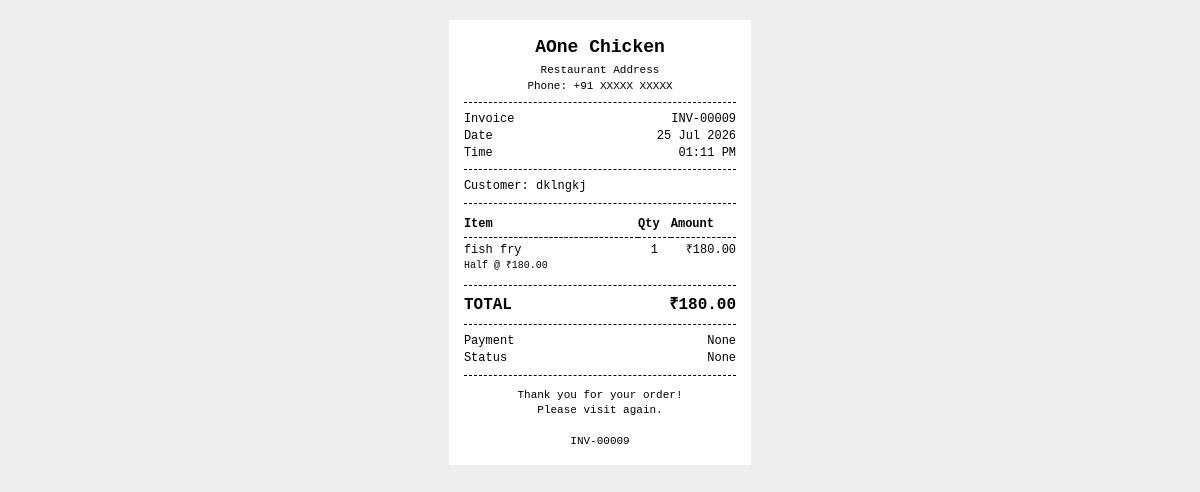
The app's page /demo/generate_invoice/9/ with its own data.
### Demo/models/orders.py (models this page shows, shortened)
class Order(models.Model):
    STATUS_CHOICES=(
        ("Preparing","preparing"),
        ("Accepted","accepted"),
        ("Ready To Collect","ready to collect"),
        ("Delivered","delivered")
    )
    PAYMENT_STATUS_CHOICES=(
        ("Pending","pending"),
        ("Paid","paid")
    )
    PAYMENT_TYPE=(
        ("Online","online"),
        ("Offline","offline")
    )
    CustName = models.CharField(
        max_length=100,
        null=True,
        blank=True
    )
    Phone = models.CharField(
        max_length=15,
        null=True,
        blank=True
    )
    Items= models.JSONField(
        default=list,
        blank=True,
        null=True
    )
    Total = models.DecimalField(
        max_digits=10,
        decimal_places=2,
        validators=[MinValueValidator(Decimal('0.01'))],
        null=True,
        blank=True
    )
    Car_number = models.CharField(
        max_length=20,
        null=True,
        blank=True
    )
    Table_number = models.PositiveIntegerField(
        null=True,
        blank=True
    )
    Status = models.CharField(
        max_length=20,
        choices=STATUS_CHOICES,
        default='Preparing'
    )
    Staff = models.CharField(
        null=True,
        blank=True
    )
    Payment_Status = models.CharField(
        max_length=20,
        choices=PAYMENT_STATUS_CHOICES,
        blank=True,
        null=True
    )
    Payment_Type = models.CharField(
        max_length=10,
        choices=PAYMENT_TYPE,
        blank=True,
        null=True
    )
    created_at = models.DateTimeField(
        auto_now_add=True
    )

### Demo/views/invoice_views.py (the view)
# urls.py: path('generate_invoice/<int:order_id>/',generate_invoice,name="generate_bill")
def generate_invoice(
        request,
        order_id
):
    invoice = Invoice_Service.generate_bill(
        order_id=order_id
    )
    return render(
        request,
        "invoice.html",
        {
            "invoice": invoice
        }
    )

### Demo/selectors/order_selector.py (called while the page is built)
def get_order_by_id(
        order_id
):
    return (
        Order.objects
        .get(id=order_id)
    )

### Demo/services/invoice_services.py (called while the page is built)
    @staticmethod
    def generate_bill(order_id):
        order = get_order_by_id(order_id)
        invoice = {
            "invoice_number": f"INV-{order.id:05d}",
            "customer": {
                "name": order.CustName,
                "phone": order.Phone,
                "car_number": order.Car_number,
                "table_number": order.Table_number,
            },
            "items": order.Items,
            "total": order.Total,
            "order": {
                "status": order.Status,
                "staff": order.Staff,
                "payment_status": order.Payment_Status,
                "payment_type": order.Payment_Type,
                "created_at": order.created_at,
            }
        }
        return invoice

### Demo/templates/invoice.html (shortened to what this page needs)
<!DOCTYPE html>
<html lang="en">
<head>
</head>
<body>
<div class="receipt">
    <div class="center">
        <div class="restaurant-name">
            AOne Chicken
        </div>
        <div class="restaurant-info">
            Restaurant Address
        </div>
        <div class="restaurant-info">
            Phone: +91 XXXXX XXXXX
        </div>
    </div>
    <div class="divider"></div>
    <div class="info-row">
        <span>Invoice</span>
        <span>
            {{ invoice.invoice_number }}
        </span>
    </div>
    <div class="info-row">
        <span>Date</span>
        <span>
            {{ invoice.order.created_at|date:"d M Y" }}
        </span>
    </div>
    <div class="info-row">
        <span>Time</span>
        <span>
            {{ invoice.order.created_at|time:"h:i A" }}
        </span>
    </div>
    <div class="divider"></div>
    {% if invoice.customer.name %}
        <div>
            Customer:
            {{ invoice.customer.name }}
        </div>
    {% endif %}
    <div class="divider"></div>
    <table class="items-table">
        <thead>
            <tr>
                <th class="item-name">
                    Item
                </th>
                <th class="qty">
                    Qty
                </th>
                <th class="price">
                    Amount
                </th>
            </tr>
        </thead>
        <tbody>
            {% for item in invoice.items %}
                <tr>
                    <td class="item-name">
                        {{ item.name }}
                        {% if item.size %}
                            <span class="item-size">
                                {{ item.size }}
                                @ ₹{{ item.unit_price }}
                            </span>
                        {% endif %}
                    </td>
                    <td class="qty">
                        {{ item.qty }}
                    </td>
                    <td class="price">
                        ₹{{ item.subtotal }}
                    </td>
                </tr>
            {% empty %}
                <tr>
                    <td colspan="3">
                        No items
                    </td>
                </tr>
            {% endfor %}
        </tbody>
    </table>
    <div class="divider"></div>
    <div class="total-row">
        <span>
            TOTAL
        </span>
        <span>
            ₹{{ invoice.total }}
        </span>
    </div>
    <div class="divider"></div>
    <div class="info-row">
        <span>Payment</span>
        <span>
            {{ invoice.order.payment_type }}
        </span>
    </div>
    <div class="info-row">
        <span>Status</span>
        <span>
            {{ invoice.order.payment_status }}
        </span>
    </div>
    <div class="divider"></div>
    <div class="footer">
        Thank you for your order!
        <br>
        Please visit again.
        <br><br>
        {{ invoice.invoice_number }}
    </div>
</div>
</body>
</html>

### Demo/templates/invoice.html (style rules this page uses)
* { box-sizing: border-box; }
body { margin: 0; padding: 0; background: #eeeeee; font-family: "Courier New", monospace; color: #000; }
.receipt { width: 80mm; min-height: 100mm; margin: 20px auto; padding: 4mm; background: white; font-size: 12px; line-height: 1.4; }
.center { text-align: center; }
.restaurant-name { font-size: 18px; font-weight: bold; margin-bottom: 3px; }
.restaurant-info { font-size: 11px; }
.divider { border-top: 1px dashed #000; margin: 8px 0; }
.info-row { display: flex; justify-content: space-between; gap: 10px; }
.info-row span:last-child { text-align: right; }
.items-table { width: 100%; border-collapse: collapse; }
.items-table th { text-align: left; border-bottom: 1px dashed #000; padding: 4px 0; }
.items-table td { padding: 4px 0; vertical-align: top; }
.qty { text-align: center; width: 12%; }
.price { text-align: right; width: 24%; }
.item-name { width: 64%; }
.item-size { display: block; font-size: 10px; }
.total-row { display: flex; justify-content: space-between; font-size: 16px; font-weight: bold; margin-top: 5px; }
.footer { margin-top: 12px; text-align: center; font-size: 11px; }

### records on screen
Order: order.created_at "25 Jul 2026", order.created_at "01:11 PM", customer.name "dklngkj", total "180.00"

### other values on screen
{{ invoice.invoice_number }} "INV-00009"
{{ item.name }} "fish fry"
{{ item.size }} "Half"
{{ item.unit_price }} "180.00"
{{ item.qty }} "1"
{{ item.subtotal }} "180.00"
{{ invoice.order.payment_type }} "None"
{{ invoice.order.payment_status }} "None"
